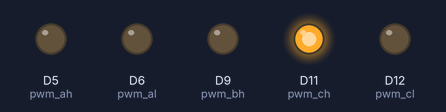
A program run on a simulated CircuitPython board. On the bench: output pins drawn as LEDs (lit = HIGH). Pins used as bus, display or sensor lines are not drawn; what the program prints to the serial console is not drawn.

Above: at 0.45 s.
At 1.35 s:
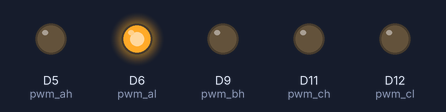
At 1.95 s:
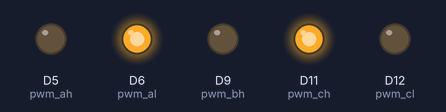
At 2.55 s:
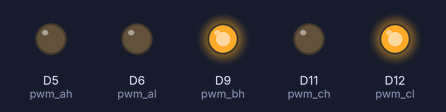
Timing chart, 0 to 2.5 s (numbered marks = the images above):
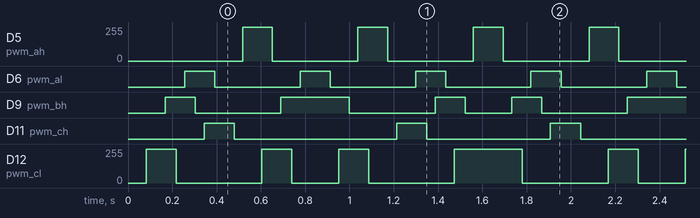

The program:

code.py
```python
#
# Calculates the PWM output for 3 bipolar coils using a sine wave.
#
import board
import pwmio
import digitalio
import time
import math

# PWM setup for each phase - both high and low side
# Adjust pins according to your board
pwm_ah = pwmio.PWMOut(board.D5, frequency=20000, duty_cycle=0)
pwm_al = pwmio.PWMOut(board.D6, frequency=20000, duty_cycle=0)
pwm_bh = pwmio.PWMOut(board.D9, frequency=20000, duty_cycle=0)
pwm_bl = pwmio.PWMOut(board.D10, frequency=20000, duty_cycle=0)
pwm_ch = pwmio.PWMOut(board.D11, frequency=20000, duty_cycle=0)
pwm_cl = pwmio.PWMOut(board.D12, frequency=20000, duty_cycle=0)

# Constants
PWM_MAX = 65535  # 16-bit PWM
DEAD_TIME = 0.000001  # 1 microsecond dead time
PHASE_OFFSET = 2 * math.pi / 3.0  # 120 degrees of each other
DEGREE_TO_RADIAN_MULTIPLIER = math.pi / 180

DIRECTION_FORWARDS = 1
DIRECTION_BACKWARDS = -1

class LinearActuator:
    def __init__(self):
        self.running = 1
        self.degrees = 0.0 # Current position, in degrees of a full cycle (0 - 360)
        self.step_increment =  .5 # How many degrees to increment at each step
        self.direction = DIRECTION_FORWARDS
        self.output_off()

    def output_off(self):
        """Turn off all output"""
        pwm_ah.duty_cycle = 0
        pwm_al.duty_cycle = 0
        pwm_bh.duty_cycle = 0
        pwm_bl.duty_cycle = 0
        pwm_ch.duty_cycle = 0
        pwm_cl.duty_cycle = 0

    def apply_phase(self, high_pwm, low_pwm, value):
        """Apply PWM to one phase with dead time"""
        if value >= 0:
            # Positive current flow
            low_pwm.duty_cycle = 0
            time.sleep(DEAD_TIME)
            high_pwm.duty_cycle = int(value * PWM_MAX)
        else:
            # Negative current flow
            high_pwm.duty_cycle = 0
            time.sleep(DEAD_TIME)
            low_pwm.duty_cycle = int(-value * PWM_MAX)

    def step(self, direction):
        """ Adjust angle to step in one direction or the other. (direction: 1 or -1)"""
        if direction == DIRECTION_FORWARDS:
            self.degrees += self.step_increment
        else:
            self.degrees -= self.step_increment

        # Keep angle in range of one cycle (360 degrees)
        if self.degrees >= 360:
            self.degrees -= 360
        elif self.degrees < 0:
            self.degrees += 360

    def next_step(self):
        """Set the next step angle"""
        self.step(1)

    def previous_step(self):
        """Set the next step angle"""
        self.step(-1)

    def update(self):
        """Update all output phases"""
        if not self.running:
            self.output_off()
            return

        print("Degrees: %f" % (self.degrees))

        # Calculate phase values
        radians = self.degrees * DEGREE_TO_RADIAN_MULTIPLIER
        phase_a = math.cos(radians)
        phase_b = math.cos(radians - PHASE_OFFSET)
        phase_c = math.cos(radians + PHASE_OFFSET)

        # Apply to H-bridges
        self.apply_phase(pwm_ah, pwm_al, phase_a)
        self.apply_phase(pwm_bh, pwm_bl, phase_b)
        self.apply_phase(pwm_ch, pwm_cl, phase_c)


    def start(self):
        """Start the actuator"""
        self.running = True

    def stop(self):
        """Stop the actuator"""
        self.running = False
        self.output_off()

# Example usage
if __name__ == "__main__":
    actuator = LinearActuator()
    direction = 1
    steps = 0
    try:
        actuator.start()
        actuator.update()
        full_cycle = 360 / actuator.step_increment
        target_cycle =  round(full_cycle * 1.5)

        while True:
            actuator.step(direction)
            actuator.update()
            steps += 1

            if steps % target_cycle == 0:
                direction *= -1

            # Small delay to control update rate
            time.sleep(.0001)

    except Exception as e:
        print(f"Error: {e}")

    finally:
        actuator.stop()
```

Measured:
- by itself, D5 (pwm_ah): alternates 255/255 for 0.13 s and 0/255 for 0.39 s
- by itself, D6 (pwm_al): alternates HIGH for 0.14 s and LOW for 0.39 s
- by itself, D9 (pwm_bh): LOW → HIGH at 0.17 s, → LOW 0.14 s later, → HIGH 0.39 s later, → LOW 0.31 s later, … (9 changes in this stretch)
- by itself, D11 (pwm_ch): goes HIGH 0.14 s, LOW 0.73 s, HIGH 0.14 s, LOW 0.56 s, HIGH 0.14 s, then LOW
- by itself, D12 (pwm_cl): 0/255 → 255/255 at 0.08 s, → 0/255 0.14 s later, → 255/255 0.39 s later, → 0/255 0.14 s later, … (11 changes in this stretch)
